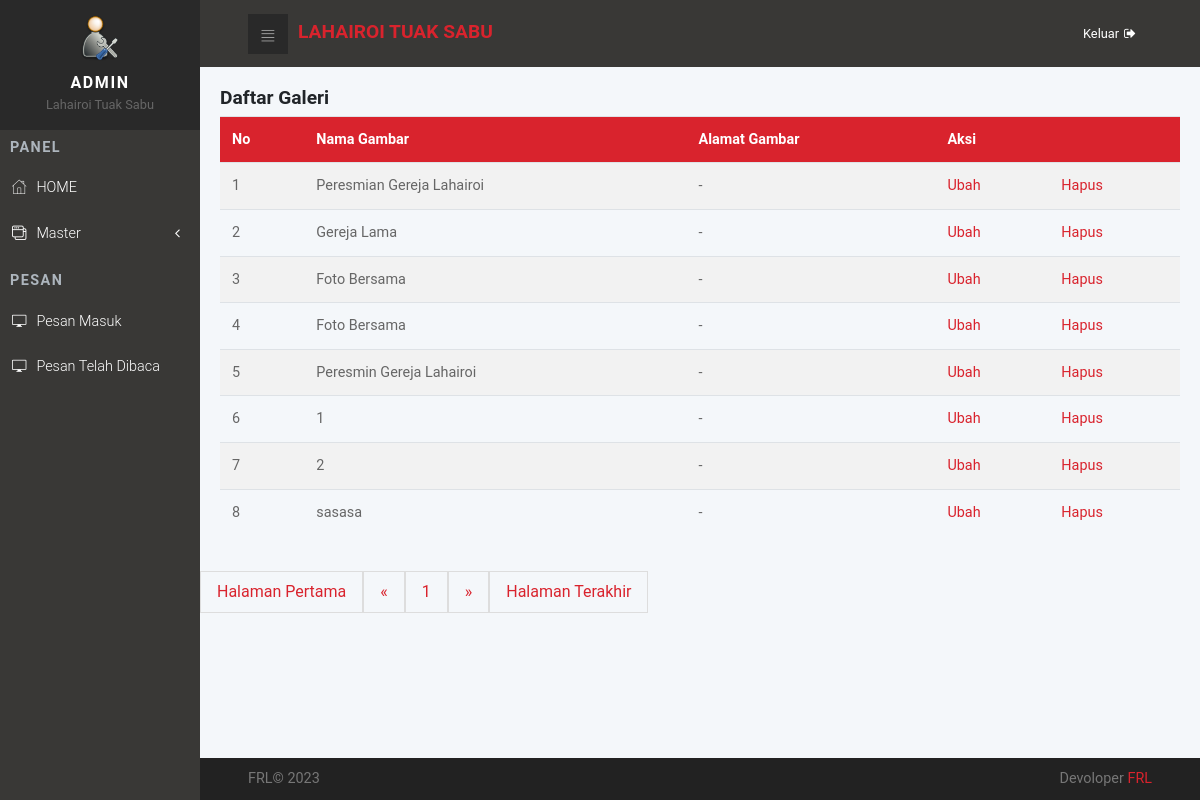
/admin/folio_tampil.php, run on the app's committed database.
### tables this page shows
CREATE TABLE `tbl_folio` (
  `kode` int(11) NOT NULL,
  `nama` varchar(100) DEFAULT NULL,
  `alamat` varchar(100) DEFAULT NULL,
  `gambar` text
);

### admin/folio_tampil.php (the view, shortened to what this page needs)
<?php include'header.php';
error_reporting(0); ?>
<head>
</head>
	<div class="card-body">
		<h3>Daftar Galeri</h3>
                  <div class="table-responsive">
                    <table class="table">
					<tr>
						<th>No</th>
						<th>Nama Gambar</th>
						<th>Alamat Gambar</th>
						<th colspan="2">Aksi</th>
					</tr>
					<?php
					$page = (isset($_GET['page']))? $_GET['page'] : 1;
					$limit = 10;
					$limit_start = ($page - 1) * $limit;
					$sql = mysqli_query($konek, "SELECT * FROM tbl_folio LIMIT ".$limit_start.",".$limit);
					$no = $limit_start + 1;
					while($data = mysqli_fetch_array($sql)){
					?>
						<tr>
							<td> <?php echo $no; ?></td>
							<td> <?php echo $data['nama']; ?></td>
							<td> <?php echo $data['alamat']; ?></td>
							<td> <a href="folio_edit.php?id=<?php echo base64_encode($data['kode']); ?>">Ubah</a></td>
							<td> <a href="folio_hapus.php?id=<?php echo $data['kode']; ?> ">Hapus</a></td>
						</tr>
					<?php
						$no++;
					}
					?>
				</table>
			</div>
			</div>
			<ul class="pagination">
				<?php
				if($page == 1){
				?>
					<li class="disabled"><a href="#">Halaman Pertama</a></li>
					<li class="disabled"><a href="#">&laquo;</a></li>
				<?php
				}else{
					$link_prev = ($page > 1)? $page - 1 : 1;
				?>
					<li><a href="folio_tampil.php?page=1">Halaman Pertama</a></li>
					<li><a href="folio_tampil.php?page=<?php echo $link_prev; ?>">&laquo;</a></li>
				<?php
				}
				?>
				<?php
				$sql2 = mysqli_query($konek, "SELECT COUNT(*) AS jumlah FROM tbl_folio");
				$get_jumlah = mysqli_fetch_array($sql2);
				$jumlah_page = ceil($get_jumlah['jumlah'] / $limit);
				$jumlah_number = 3;
				$start_number = ($page > $jumlah_number)? $page - $jumlah_number : 1;
				$end_number = ($page < ($jumlah_page - $jumlah_number))? $page + $jumlah_number : $jumlah_page;
				for($i = $start_number; $i <= $end_number; $i++){
					$link_active = ($page == $i)? ' class="active"' : '';
				?>
					<li<?php echo $link_active; ?>><a href="folio_tampil.php?page=<?php echo $i; ?>"><?php echo $i; ?></a></li>
				<?php
				}
				?>
				<?php
				if($page == $jumlah_page){
				?>
					<li class="disabled"><a href="#">&raquo;</a></li>
					<li class="disabled"><a href="#">Halaman Terakhir</a></li>
				<?php
				}else{
					$link_next = ($page < $jumlah_page)? $page + 1 : $jumlah_page;
				?>
					<li><a href="folio_tampil.php?page=<?php echo $link_next; ?>">&raquo;</a></li>
					<li><a href="folio_tampil.php?page=<?php echo $jumlah_page; ?>">Halaman Terakhir</a></li>
				<?php
				}
				?>
			</ul>
		<div>
<?php include'footer.php'; ?>

### admin/css/style.default.css (style rules this page uses)
a { display: inline-block; text-decoration: none; color: #fff; }
body { overflow-x: hidden; }
table { font-size: 0.9em; color: #666; }
body { font-family: "Roboto", sans-serif; font-size: 1rem; font-weight: 400; line-height: 1.5; color: #212529; background-color: #fff; }
a { color: #d9232d; text-decoration: none; }
h1, h2, h3, h4, h5, h6, .h1, .h2, .h3, .h4, .h5, .h6 { margin-bottom: 0.5rem; font-family: inherit; font-weight: 700; line-height: 1.1; color: inherit; }
h3, .h3 { font-size: 1.2rem; }
.card-body { padding: 1.25rem; }

### admin/folio_tampil.php (style rules this page uses)
table { border-collapse: collapse; width: 100%; }
th, td { text-align: left; padding: 8px; }
tr:nth-child(even) { background-color: #f2f2f2 }
th { background-color: #d9232d; color: white; }
.pagination { display: inline-block; }
.pagination li { color: black; float: left; padding: 8px 16px; text-decoration: none; transition: background-color .3s; border: 1px solid #ddd; }

### data on the page
tbl_folio: nama "Peresmian Gereja Lahairoi", alamat "-"
tbl_folio: nama "Gereja Lama", alamat "-"
tbl_folio: nama "Foto Bersama", alamat "-"
tbl_folio: nama "Foto Bersama", alamat "-"
tbl_folio: nama "Peresmin Gereja Lahairoi", alamat "-"
tbl_folio: nama "1", alamat "-"
tbl_folio: nama "2", alamat "-"
tbl_folio: nama "sasasa", alamat "-"
